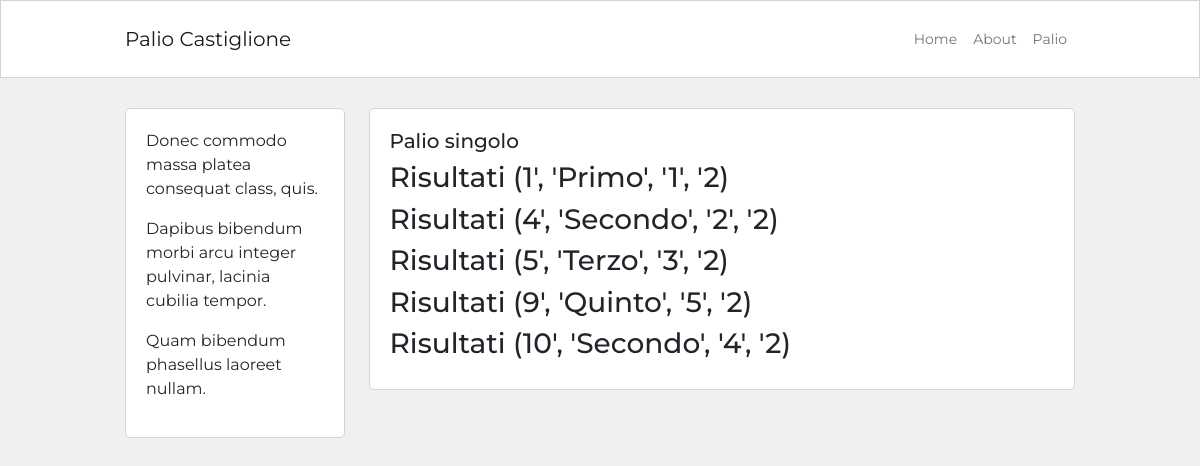
/palio/2/singolo, run on the app's committed database.
### blog/models.py (models this page shows)
class Risultati (db.Model):
    id = db.Column(db.Integer, primary_key=True)
    posizione = db.Column(db.String(100))
    rioni_id = db.Column(db.ForeignKey('rioni.id'))
    gare_id = db.Column(db.ForeignKey('gare.id'))
    def __repr__(self) -> str:
        return f"Risultati ({self.id}', '{self.posizione}', '{self.rioni_id}', '{self.gare_id})"

### blog/routes.py (the view)
@app.route ('/palio/<int:palio_id>/singolo', methods=['GET', 'POST'])
def palio_dettaglio (palio_id):
    risultati = Risultati.query.filter_by(gare_id = palio_id).all()
    return render_template ('palio_dett.html', gara= risultati)

### blog/templates/palio_dett.html (shortened to what this page needs)
{% extends 'base.html' %}
{% block content %}
<div class="container content-container">
    <div class="row no-gutters">
        <div class="col-md-9 order-md-2">
        <div class="single-post-home">
        <h5>Palio singolo</h5>
        {% for g in gara %}
            <h3>{{ g }}</h3>
        {% endfor%}
        </div>
        </div>
        <div class="col-md-3 order-md-1">
            {% include 'about_snippet.html' %}
        </div>
    </div>
</div>
{% endblock %}

### blog/static/blog.css (style rules this page uses)
body { font-family: Montserrat; background-color: #f0f0f0; }
.content-container { max-width: 950px; margin-top: 30px; margin-bottom: 30px; padding: 0px; }
.single-post-home { background-color: #fff; border: 1px solid #d3d3d3; border-radius: 5px; padding: 20px; margin-bottom: 30px; }

### data on the page
Risultati: id+posizione+rioni "Risultati (1', 'Primo', '1', '2)"
Risultati: id+posizione+rioni "Risultati (4', 'Secondo', '2', '2)"
Risultati: id+posizione+rioni "Risultati (5', 'Terzo', '3', '2)"
Risultati: id+posizione+rioni "Risultati (9', 'Quinto', '5', '2)"
Risultati: id+posizione+rioni "Risultati (10', 'Secondo', '4', '2)"

### other printed values
{{ lipsum(n=3, min=5, max=10) }} "Donec commodo massa platea consequat class, quis. Dapibus bibendum morbi arcu integer pulvinar, lacinia cubilia tempor. Quam bibendum phasellus laoreet nullam."
